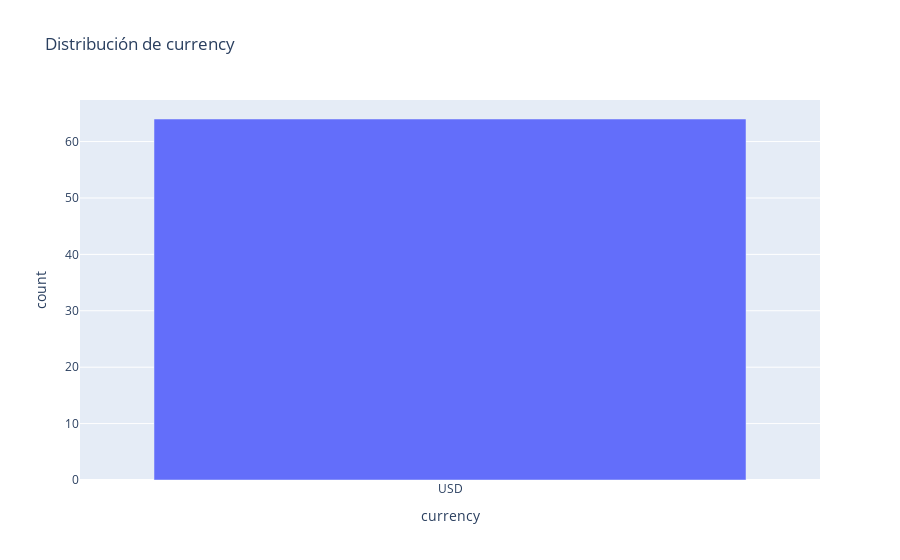
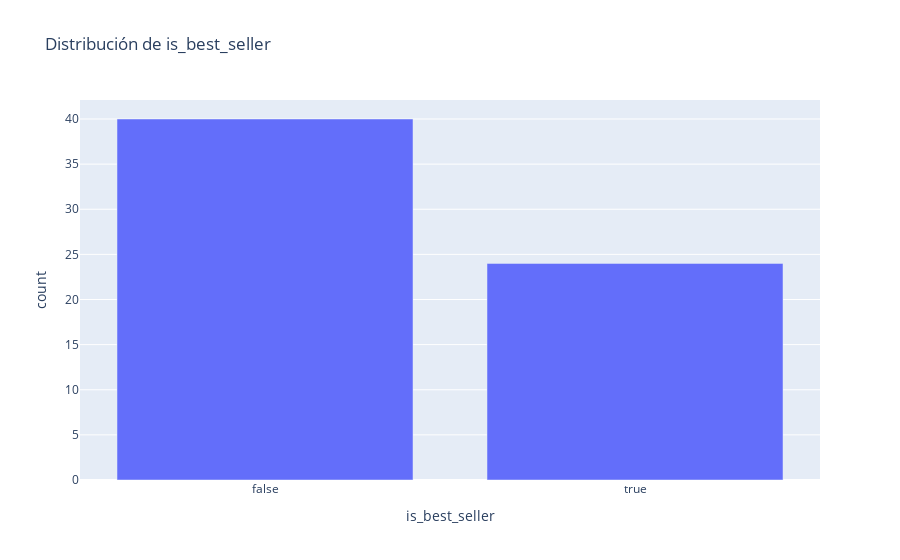
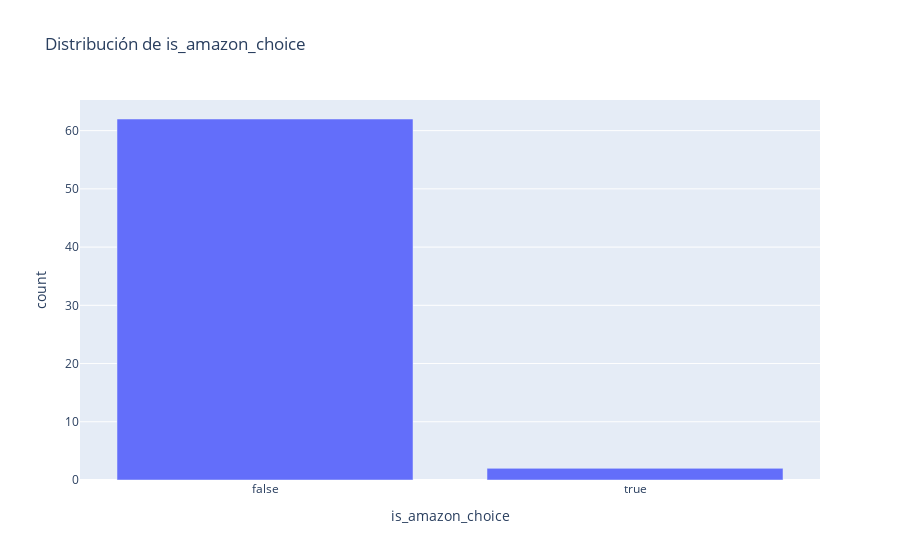
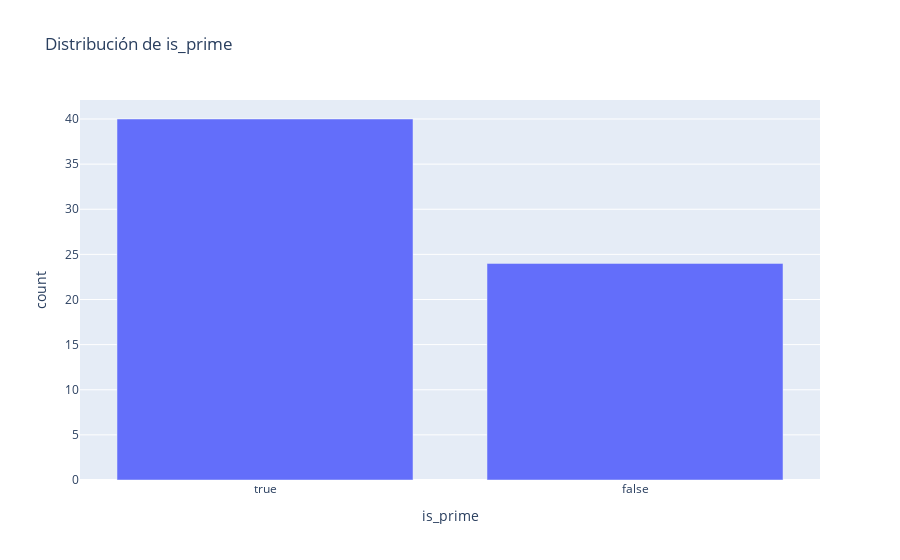

The notebook cell saved with these charts, in order:
### Code cell
import plotly.express as px
import pandas as pd

# Cargar el dataset
df = pd.read_csv('C:/Users/Maria Silvia/Downloads/amazon_product.csv')

# Lista de variables categóricas
categorical_columns = ['currency', 'is_best_seller', 'is_amazon_choice', 'is_prime', 'climate_pledge_friendly', 'has_variations', 'product_availability']

# Gráfico de barras para variables categóricas
for col in categorical_columns:
    if col in df.columns:
        # Contar la frecuencia de cada categoría y convertir el índice a columna
        value_counts = df[col].value_counts().reset_index()
        value_counts.columns = [col, 'count']  # Renombrar las columnas
        
        # Verificar que haya datos para graficar
        if not value_counts.empty:
            # Crear el gráfico de barras
            fig = px.bar(value_counts, x=col, y='count', title=f'Distribución de {col}')
            fig.show()
        else:
            print(f"No hay datos para la columna {col}")
    else:
        print(f"La columna {col} no existe en el DataFrame")

### Figure 1 — Plotly figure (JSON) as saved in the notebook; plotly's stock layout.template omitted (floating-point values rounded to 4 significant figures)
{"data": [{"alignmentgroup": "True", "hovertemplate": "currency=%{x}<br>count=%{y}<extra></extra>", "legendgroup": "", "marker": {"color": "#636efa", "pattern": {"shape": ""}}, "name": "", "offsetgroup": "", "orientation": "v", "showlegend": false, "textposition": "auto", "type": "bar", "x": ["USD"], "xaxis": "x", "y": [64], "yaxis": "y"}], "layout": {"barmode": "relative", "legend": {"tracegroupgap": 0}, "title": {"text": "Distribución de currency"}, "xaxis": {"anchor": "y", "domain": [0, 1], "title": {"text": "currency"}}, "yaxis": {"anchor": "x", "domain": [0, 1], "title": {"text": "count"}}}}

### Figure 2 — Plotly figure (JSON) as saved in the notebook; plotly's stock layout.template omitted (floating-point values rounded to 4 significant figures)
{"data": [{"alignmentgroup": "True", "hovertemplate": "is_best_seller=%{x}<br>count=%{y}<extra></extra>", "legendgroup": "", "marker": {"color": "#636efa", "pattern": {"shape": ""}}, "name": "", "offsetgroup": "", "orientation": "v", "showlegend": false, "textposition": "auto", "type": "bar", "x": [false, true], "xaxis": "x", "y": [40, 24], "yaxis": "y"}], "layout": {"barmode": "relative", "legend": {"tracegroupgap": 0}, "title": {"text": "Distribución de is_best_seller"}, "xaxis": {"anchor": "y", "domain": [0, 1], "title": {"text": "is_best_seller"}}, "yaxis": {"anchor": "x", "domain": [0, 1], "title": {"text": "count"}}}}

### Figure 3 — Plotly figure (JSON) as saved in the notebook; plotly's stock layout.template omitted (floating-point values rounded to 4 significant figures)
{"data": [{"alignmentgroup": "True", "hovertemplate": "is_amazon_choice=%{x}<br>count=%{y}<extra></extra>", "legendgroup": "", "marker": {"color": "#636efa", "pattern": {"shape": ""}}, "name": "", "offsetgroup": "", "orientation": "v", "showlegend": false, "textposition": "auto", "type": "bar", "x": [false, true], "xaxis": "x", "y": [62, 2], "yaxis": "y"}], "layout": {"barmode": "relative", "legend": {"tracegroupgap": 0}, "title": {"text": "Distribución de is_amazon_choice"}, "xaxis": {"anchor": "y", "domain": [0, 1], "title": {"text": "is_amazon_choice"}}, "yaxis": {"anchor": "x", "domain": [0, 1], "title": {"text": "count"}}}}

### Figure 4 — Plotly figure (JSON) as saved in the notebook; plotly's stock layout.template omitted (floating-point values rounded to 4 significant figures)
{"data": [{"alignmentgroup": "True", "hovertemplate": "is_prime=%{x}<br>count=%{y}<extra></extra>", "legendgroup": "", "marker": {"color": "#636efa", "pattern": {"shape": ""}}, "name": "", "offsetgroup": "", "orientation": "v", "showlegend": false, "textposition": "auto", "type": "bar", "x": [true, false], "xaxis": "x", "y": [40, 24], "yaxis": "y"}], "layout": {"barmode": "relative", "legend": {"tracegroupgap": 0}, "title": {"text": "Distribución de is_prime"}, "xaxis": {"anchor": "y", "domain": [0, 1], "title": {"text": "is_prime"}}, "yaxis": {"anchor": "x", "domain": [0, 1], "title": {"text": "count"}}}}
